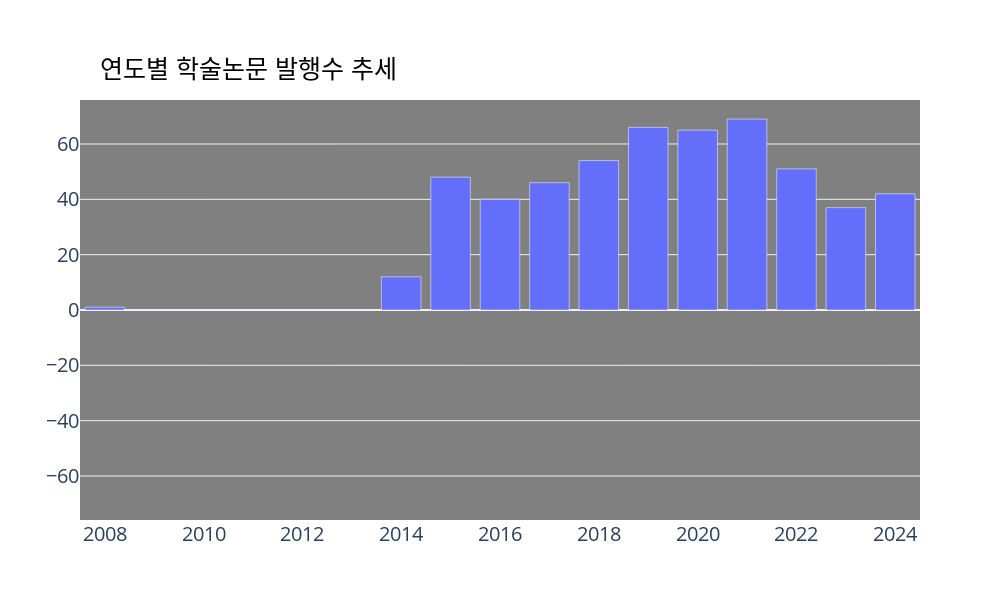

Notebook code for this chart:
### Markdown cell above
## Data Trend

### Code cell
# 데이터 추세
## 연도별 학술논문 발행수 추세 
plot_bar(df_freq.groupby('Published Year').count()[[TARGET]], title='연도별 학술논문 발행수 추세', save_local=False)
## 연도별 학술분야별 발행수 추세
df_plot = df_freq.groupby(['Published Year', 'Category']).count()[[TARGET]].reset_index()
fig = plt.figure(figsize=(11, 5))
sns.lineplot(df_plot, x='Published Year', y=TARGET, hue='Category', marker='o')
plt.title('카테고리에 따른 연도별 학술논문 발행수 추세')
plt.legend(loc='center left', bbox_to_anchor=(1, 0.5))
plt.tight_layout()
plt.show()

### Figure 1 — Plotly figure (JSON) as saved in the notebook; plotly's stock layout.template omitted (floating-point values rounded to 4 significant figures)
{"data": [{"name": "Title+Abstract", "type": "bar", "x": [2008, 2014, 2015, 2016, 2017, 2018, 2019, 2020, 2021, 2022, 2023, 2024], "y": [1, 12, 48, 40, 46, 54, 66, 65, 69, 51, 37, 42]}], "layout": {"barmode": "relative", "font": {"size": 20}, "height": 600, "legend": {"bgcolor": "grey", "font": {"color": "white", "size": 14}}, "plot_bgcolor": "grey", "title": {"font": {"color": "black", "size": 25}, "text": "연도별 학술논문 발행수 추세", "x": 0.1, "y": 0.9}, "width": 1000, "xaxis": {"autorange": true, "range": [2008.0, 2024.0], "type": "linear"}, "yaxis": {"range": [-75.9, 75.9], "type": "linear"}}}
